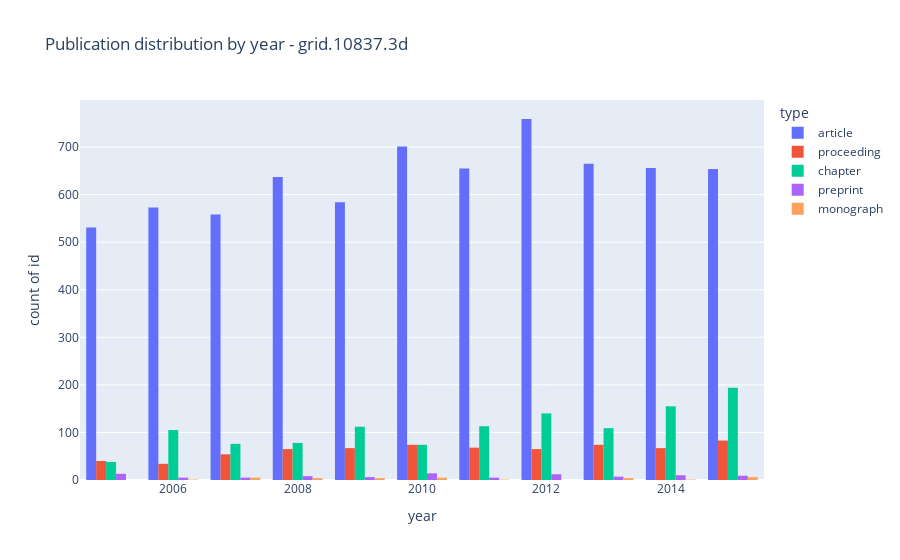

Notebook source saved alongside this figure:
### Markdown cell above
### Quick look at publications statistics

### Code cell
px.histogram(pubs, 
             x="year", y="id", 
             color="type", 
             barmode="group", 
             title=f"Publication distribution by year - {GRIDID}")

### Figure 1 — Plotly figure (JSON) as saved in the notebook; plotly's stock layout.template omitted (floating-point values rounded to 4 significant figures; data arrays with more than 128 entries replaced by an {"elided": "..."} marker saying what was removed)
{"data": [{"alignmentgroup": "True", "bingroup": "x", "hovertemplate": "type=article<br>year=%{x}<br>count of id=%{y}<extra></extra>", "legendgroup": "article", "marker": {"color": "#636efa"}, "name": "article", "offsetgroup": "article", "orientation": "v", "showlegend": true, "type": "histogram", "x": {"elided": "6973 int values"}, "xaxis": "x", "y": {"elided": "6973 str values"}, "yaxis": "y"}, {"alignmentgroup": "True", "bingroup": "x", "hovertemplate": "type=proceeding<br>year=%{x}<br>count of id=%{y}<extra></extra>", "legendgroup": "proceeding", "marker": {"color": "#EF553B"}, "name": "proceeding", "offsetgroup": "proceeding", "orientation": "v", "showlegend": true, "type": "histogram", "x": {"elided": "691 int values"}, "xaxis": "x", "y": {"elided": "691 str values"}, "yaxis": "y"}, {"alignmentgroup": "True", "bingroup": "x", "hovertemplate": "type=chapter<br>year=%{x}<br>count of id=%{y}<extra></extra>", "legendgroup": "chapter", "marker": {"color": "#00cc96"}, "name": "chapter", "offsetgroup": "chapter", "orientation": "v", "showlegend": true, "type": "histogram", "x": {"elided": "1194 int values"}, "xaxis": "x", "y": {"elided": "1194 str values"}, "yaxis": "y"}, {"alignmentgroup": "True", "bingroup": "x", "hovertemplate": "type=preprint<br>year=%{x}<br>count of id=%{y}<extra></extra>", "legendgroup": "preprint", "marker": {"color": "#ab63fa"}, "name": "preprint", "offsetgroup": "preprint", "orientation": "v", "showlegend": true, "type": "histogram", "x": [2015, 2015, 2015, 2015, 2015, 2015, 2015, 2015, 2015, 2014, 2014, 2014, 2014, 2014, 2014, 2014, 2014, 2014, 2014, 2013, 2013, 2013, 2013, 2013, 2013, 2013, 2012, 2012, 2012, 2012, 2012, 2012, 2012, 2012, 2012, 2012, 2012, 2012, 2011, 2011, 2011, 2011, 2011, 2010, 2010, 2010, 2010, 2010, 2010, 2010, 2010, 2010, 2010, 2010, 2010, 2010, 2010, 2009, 2009, 2009, 2009, 2009, 2009, 2008, 2008, 2008, 2008, 2008, 2008, 2008, 2008, 2007, 2007, 2007, 2007, 2007, 2006, 2006, 2006, 2006, 2006, 2005, 2005, 2005, 2005, 2005, 2005, 2005, 2005, 2005, 2005, 2005, 2005, 2005], "xaxis": "x", "y": ["pub.1118616080", "pub.1118692531", "pub.1118680941", "pub.1118673013", "pub.1118673090", "pub.1102443974", "pub.1102444891", "pub.1101690836", "pub.1102424143", "pub.1118605339", "pub.1118576008", "pub.1118600720", "pub.1102417941", "pub.1102415449", "pub.1102421991", "pub.1102398890", "pub.1102420145", "pub.1102417724", "pub.1102412048", "pub.1118575580", "pub.1118488332", "pub.1118511733", "pub.1118500113", "pub.1102454857", "pub.1102392162", "pub.1103574940", "pub.1118457785", "pub.1118494436", "pub.1118508040", "pub.1118499697", "pub.1118396212", "pub.1102344023", "pub.1102361258", "pub.1102364951", "pub.1102338480", "pub.1105539436", "pub.1102348600", "pub.1102398705", "pub.1118407708", "pub.1118361358", "pub.1118395249", "pub.1102297845", "pub.1102318514", "pub.1118406863", "pub.1118274501", "pub.1118335451", "pub.1118314997", "pub.1118304467", "pub.1118303070", "pub.1118347013", "pub.1118293797", "pub.1118339834", "pub.1118308964", "pub.1102296229", "pub.1102292007", "pub.1102295079", "pub.1102285304", "pub.1118344214", "pub.1118343944", "pub.1118288321", "pub.1102272060", "pub.1102260254", "pub.1102276209", "pub.1118253946", "pub.1118212718", "pub.1105629302", "pub.1102248988", "pub.1102254078", "pub.1102253148", "pub.1102258689", "pub.1102257347", "pub.1118205100", "pub.1118237765", "pub.1118237830", "pub.1118196423", "pub.1102234969", "pub.1119336481", "pub.1118977533", "pub.1118992336", "pub.1102220662", "pub.1102224036", "pub.1119296047", "pub.1118949505", "pub.1119291431", "pub.1119286741", "pub.1119286727", "pub.1119286696", "pub.1119241747", "pub.1118977281", "pub.1118969285", "pub.1119276236", "pub.1118989739", "pub.1119256713", "pub.1102258085"], "yaxis": "y"}, {"alignmentgroup": "True", "bingroup": "x", "hovertemplate": "type=monograph<br>year=%{x}<br>count of id=%{y}<extra></extra>", "legendgroup": "monograph", "marker": {"color": "#FFA15A"}, "name": "monograph", "offsetgroup": "monograph", "orientation": "v", "showlegend": true, "type": "histogram", "x": [2015, 2015, 2015, 2015, 2015, 2015, 2014, 2013, 2013, 2013, 2013, 2011, 2010, 2010, 2010, 2010, 2010, 2009, 2009, 2009, 2009, 2008, 2008, 2008, 2008, 2007, 2007, 2007, 2007, 2007, 2006], "xaxis": "x", "y": ["pub.1028163926", "pub.1009869991", "pub.1033777893", "pub.1048824225", "pub.1043533149", "pub.1044171208", "pub.1000554880", "pub.1017274437", "pub.1031480970", "pub.1003106401", "pub.1030033338", "pub.1018231365", "pub.1004846550", "pub.1031032587", "pub.1029099914", "pub.1029789036", "pub.1037357896", "pub.1035600097", "pub.1052462969", "pub.1038496971", "pub.1032312022", "pub.1001192047", "pub.1040364166", "pub.1031160200", "pub.1006228030", "pub.1028341414", "pub.1030677147", "pub.1013544555", "pub.1031444055", "pub.1033267126", "pub.1024274928"], "yaxis": "y"}], "layout": {"autosize": true, "barmode": "group", "legend": {"title": {"text": "type"}, "tracegroupgap": 0}, "title": {"text": "Publication distribution by year - grid.10837.3d"}, "xaxis": {"anchor": "y", "autorange": true, "domain": [0, 1], "range": [2004.0, 2016.0], "title": {"text": "year"}, "type": "linear"}, "yaxis": {"anchor": "x", "autorange": true, "domain": [0, 1], "range": [0, 798.9], "title": {"text": "count of id"}, "type": "linear"}}}
